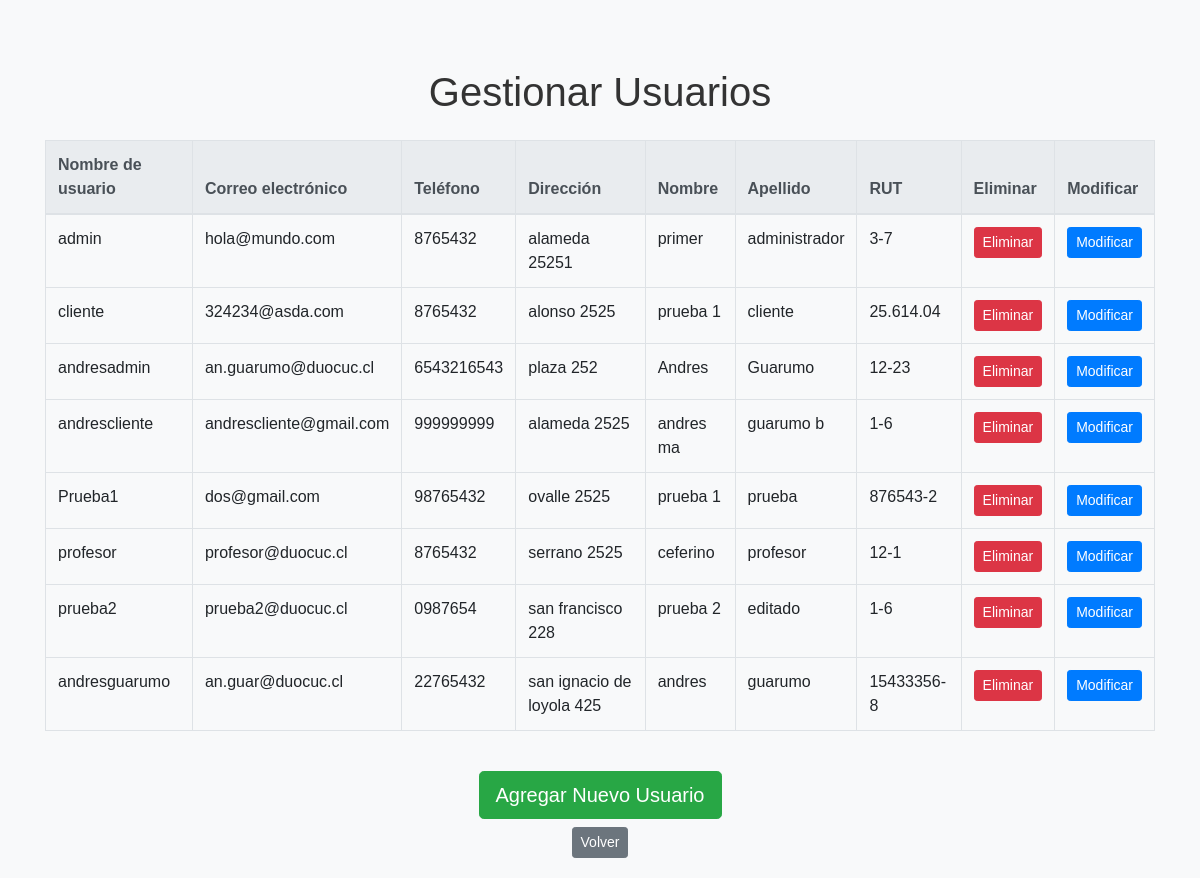
The page /processes/manage_users/ on the database its author committed.
### processes/models.py (models this page shows, shortened)
class CustomUser(AbstractUser):
    is_client = models.BooleanField(default=False)
    is_admin = models.BooleanField(default=False)
    nombre = models.CharField(max_length=100, blank=True, null=True)
    apellido = models.CharField(max_length=100, blank=True, null=True)
    rut = models.CharField(max_length=20, blank=True, null=True)
    telefono = models.CharField(max_length=20, blank=True, null=True)
    direccion = models.CharField(max_length=255, blank=True, null=True)

### processes/views.py (the view)
# urls.py: path('manage_users/', views.manage_users_view, name='manage_users'),
def manage_users_view(request):
    users = CustomUser.objects.all()
    context = {'users': users}
    return render(request, 'processes/manage_users.html', context)

### processes/templates/processes/manage_users.html (shortened to what this page needs)
<!DOCTYPE html>
<html lang="es">
<head>
    {% load static %}
    <link href="https://maxcdn.bootstrapcdn.com/bootstrap/4.5.2/css/bootstrap.min.css" rel="stylesheet">
    <link rel="stylesheet" type="text/css" href="{% static 'style.css' %}">
</head>
<body>
    <div class="container mt-5">
        <div class="text-center mb-4">
            <h1>Gestionar Usuarios</h1>
        </div>
        <div class="table-responsive">
            <table class="table table-bordered table-hover">
                {% if users %}
                    <thead class="thead-light">
                        <tr>
                            <th>Nombre de usuario</th>
                            <th>Correo electrónico</th>
                            <th>Teléfono</th>
                            <th>Dirección</th>
                            <th>Nombre</th>
                            <th>Apellido</th>
                            <th>RUT</th>
                            <th>Eliminar</th>
                            <th>Modificar</th>
                        </tr>
                    </thead>
                    <tbody>
                        {% for user in users %}
                        <tr>
                            <td>{{ user.username }}</td>
                            <td>{{ user.email }}</td>
                            <td>{{ user.telefono }}</td>
                            <td>{{ user.direccion }}</td>
                            <td>{{ user.nombre }}</td>
                            <td>{{ user.apellido }}</td>
                            <td>{{ user.rut }}</td>
                            <td><a href="{% url 'delete_user_view' user.id %}" class="btn btn-danger btn-sm">Eliminar</a></td>
                            <td><a href="{% url 'update_user' user.id %}" class="btn btn-primary btn-sm">Modificar</a></td>
                        </tr>
                        {% endfor %}
                    </tbody>
                {% else %}
                    <tr>
                        <td colspan="9" class="text-center">No hay usuarios disponibles.</td>
                    </tr>
                {% endif %}
            </table>
        </div>
        <div class="text-center mt-4">
            <a href="{% url 'register' %}" class="btn btn-success btn-lg">Agregar Nuevo Usuario</a>
        </div>
        <div class="text-center mt-2">
            <a href="{% url 'admin_dashboard' %}" class="btn btn-secondary btn-sm">Volver</a>
        </div>
    </div>
</body>
</html>

### static/style.css (style rules this page uses)
body { font-family: Arial, sans-serif; background-color: #f8f9fa; color: #333; padding: 20px; }
.container { margin-top: 50px; }

### rows shown on the page
CustomUser: username "admin", email "hola@mundo.com", telefono "8765432", direccion "alameda 25251", nombre "primer", apellido "administrador", rut "3-7"
CustomUser: username "cliente", email "324234@asda.com", telefono "8765432", direccion "alonso 2525", nombre "prueba 1", apellido "cliente", rut "25.614.04"
CustomUser: username "andresadmin", email "an.guarumo@duocuc.cl", telefono "6543216543", direccion "plaza 252", nombre "Andres", apellido "Guarumo", rut "12-23"
CustomUser: username "andrescliente", email "andrescliente@gmail.com", telefono "999999999", direccion "alameda 2525", nombre "andres ma", apellido "guarumo b", rut "1-6"
CustomUser: username "Prueba1", email "dos@gmail.com", telefono "98765432", direccion "ovalle 2525", nombre "prueba 1", apellido "prueba", rut "876543-2"
CustomUser: username "profesor", email "profesor@duocuc.cl", telefono "8765432", direccion "serrano 2525", nombre "ceferino", apellido "profesor", rut "12-1"
CustomUser: username "prueba2", email "prueba2@duocuc.cl", telefono "0987654", direccion "san francisco 228", nombre "prueba 2", apellido "editado", rut "1-6"
CustomUser: username "andresguarumo", email "an.guar@duocuc.cl", telefono "22765432", direccion "san ignacio de loyola 425", nombre "andres", apellido "guarumo", rut "15433356-8"
